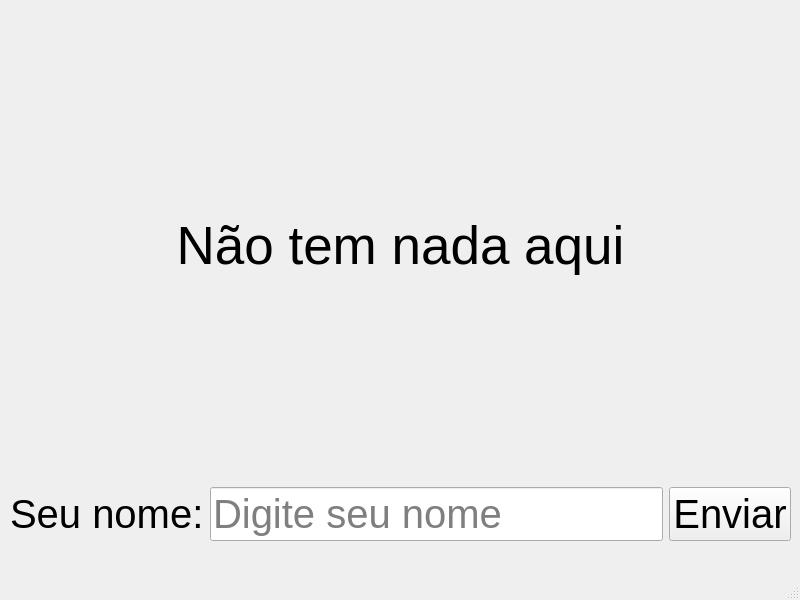
<?xml version="1.0" encoding="UTF-8"?>
<ui version="4.0">
 <class>MainWindow</class>
 <widget class="QMainWindow" name="MainWindow">
  <property name="geometry">
   <rect>
    <x>0</x>
    <y>0</y>
    <width>800</width>
    <height>600</height>
   </rect>
  </property>
  <property name="windowTitle">
   <string>MainWindow</string>
  </property>
  <widget class="QWidget" name="centralwidget">
   <widget class="QWidget" name="gridLayoutWidget">
    <property name="geometry">
     <rect>
      <x>10</x>
      <y>10</y>
      <width>781</width>
      <height>531</height>
     </rect>
    </property>
    <layout class="QGridLayout" name="gridLayout">
     <item row="0" column="0">
      <widget class="QLabel" name="labelResult">
       <property name="font">
        <font>
         <pointsize>40</pointsize>
        </font>
       </property>
       <property name="text">
        <string>Não tem nada aqui</string>
       </property>
       <property name="alignment">
        <set>Qt::AlignCenter</set>
       </property>
      </widget>
     </item>
     <item row="1" column="0">
      <layout class="QGridLayout" name="gridLayout_2">
       <item row="0" column="1">
        <widget class="QLineEdit" name="lineName">
         <property name="font">
          <font>
           <pointsize>30</pointsize>
          </font>
         </property>
         <property name="placeholderText">
          <string>Digite seu nome</string>
         </property>
        </widget>
       </item>
       <item row="0" column="0">
        <widget class="QLabel" name="labelResult_2">
         <property name="font">
          <font>
           <pointsize>30</pointsize>
          </font>
         </property>
         <property name="text">
          <string>Seu nome:</string>
         </property>
        </widget>
       </item>
       <item row="0" column="2">
        <widget class="QPushButton" name="buttonSend">
         <property name="font">
          <font>
           <pointsize>30</pointsize>
          </font>
         </property>
         <property name="text">
          <string>Enviar</string>
         </property>
        </widget>
       </item>
      </layout>
     </item>
    </layout>
   </widget>
  </widget>
  <widget class="QMenuBar" name="menubar">
   <property name="geometry">
    <rect>
     <x>0</x>
     <y>0</y>
     <width>800</width>
     <height>22</height>
    </rect>
   </property>
  </widget>
  <widget class="QStatusBar" name="statusbar"/>
 </widget>
 <resources/>
 <connections/>
</ui>
